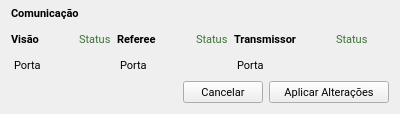
                <widget class="QFrame" name="comm">
                 <property name="sizePolicy">
                  <sizepolicy hsizetype="Expanding" vsizetype="Preferred">
                   <horstretch>0</horstretch>
                   <verstretch>0</verstretch>
                  </sizepolicy>
                 </property>
                 <property name="minimumSize">
                  <size>
                   <width>397</width>
                   <height>0</height>
                  </size>
                 </property>
                 <property name="frameShape">
                  <enum>QFrame::Shape::NoFrame</enum>
                 </property>
                 <layout class="QVBoxLayout" name="verticalLayout_13">
                  <property name="topMargin">
                   <number>3</number>
                  </property>
                  <item>
                   <widget class="QFrame" name="commHeader">
                    <property name="sizePolicy">
                     <sizepolicy hsizetype="Expanding" vsizetype="Fixed">
                      <horstretch>0</horstretch>
                      <verstretch>0</verstretch>
                     </sizepolicy>
                    </property>
                    <property name="frameShape">
                     <enum>QFrame::Shape::NoFrame</enum>
                    </property>
                    <layout class="QHBoxLayout" name="horizontalLayout_19">
                     <property name="spacing">
                      <number>0</number>
                     </property>
                     <property name="leftMargin">
                      <number>0</number>
                     </property>
                     <property name="topMargin">
                      <number>0</number>
                     </property>
                     <property name="rightMargin">
                      <number>0</number>
                     </property>
                     <property name="bottomMargin">
                      <number>0</number>
                     </property>
                     <item>
                      <widget class="QLabel" name="commTitle">
                       <property name="font">
                        <font>
                         <family>Roboto</family>
                         <pointsize>8</pointsize>
                         <bold>true</bold>
                        </font>
                       </property>
                       <property name="text">
                        <string>Comunicação</string>
                       </property>
                      </widget>
                     </item>
                     <item>
                      <spacer name="commSpacer">
                       <property name="orientation">
                        <enum>Qt::Orientation::Vertical</enum>
                       </property>
                       <property name="sizeHint" stdset="0">
                        <size>
                         <width>40</width>
                         <height>20</height>
                        </size>
                       </property>
                      </spacer>
                     </item>
                    </layout>
                   </widget>
                  </item>
                  <item>
                   <widget class="QFrame" name="commInfoBox">
                    <property name="sizePolicy">
                     <sizepolicy hsizetype="Fixed" vsizetype="Fixed">
                      <horstretch>0</horstretch>
                      <verstretch>0</verstretch>
                     </sizepolicy>
                    </property>
                    <property name="frameShape">
                     <enum>QFrame::Shape::NoFrame</enum>
                    </property>
                    <layout class="QHBoxLayout" name="horizontalLayout_15">
                     <property name="leftMargin">
                      <number>0</number>
                     </property>
                     <property name="topMargin">
                      <number>0</number>
                     </property>
                     <property name="rightMargin">
                      <number>0</number>
                     </property>
                     <property name="bottomMargin">
                      <number>0</number>
                     </property>
                     <item>
                      <layout class="QVBoxLayout" name="visionComm">
                       <item>
                        <widget class="QFrame" name="visionCommHeader">
                         <property name="sizePolicy">
                          <sizepolicy hsizetype="Expanding" vsizetype="Fixed">
                           <horstretch>0</horstretch>
                           <verstretch>0</verstretch>
                          </sizepolicy>
                         </property>
                         <property name="frameShape">
                          <enum>QFrame::Shape::NoFrame</enum>
                         </property>
                         <layout class="QHBoxLayout" name="horizontalLayout_12">
                          <property name="spacing">
                           <number>0</number>
                          </property>
                          <property name="leftMargin">
                           <number>0</number>
                          </property>
                          <property name="topMargin">
                           <number>0</number>
                          </property>
                          <property name="rightMargin">
                           <number>0</number>
                          </property>
                          <property name="bottomMargin">
                           <number>0</number>
                          </property>
                          <item>
                           <widget class="QLabel" name="visionCommLabel">
                            <property name="font">
                             <font>
                              <family>Roboto</family>
                              <pointsize>8</pointsize>
                              <bold>true</bold>
                             </font>
                            </property>
                            <property name="text">
                             <string>Visão</string>
                            </property>
                           </widget>
                          </item>
                          <item>
                           <spacer name="visionCommSpacer">
                            <property name="orientation">
                             <enum>Qt::Orientation::Vertical</enum>
                            </property>
                            <property name="sizeHint" stdset="0">
                             <size>
                              <width>40</width>
                              <height>20</height>
                             </size>
                            </property>
                           </spacer>
                          </item>
                          <item>
                           <widget class="QLabel" name="visionCommStatus">
                            <property name="font">
                             <font>
                              <family>Roboto</family>
                              <pointsize>8</pointsize>
                              <bold>false</bold>
                             </font>
                            </property>
                            <property name="text">
                             <string>&lt;html&gt;&lt;head/&gt;&lt;body&gt;&lt;p&gt;&lt;span style=&quot; color:#3e7239;&quot;&gt;Status&lt;/span&gt;&lt;/p&gt;&lt;/body&gt;&lt;/html&gt;</string>
                            </property>
                           </widget>
                          </item>
                         </layout>
                        </widget>
                       </item>
                       <item>
                        <widget class="QFrame" name="visionCommPortBox">
                         <property name="frameShape">
                          <enum>QFrame::Shape::NoFrame</enum>
                         </property>
                         <layout class="QVBoxLayout" name="verticalLayout_10">
                          <property name="spacing">
                           <number>0</number>
                          </property>
                          <property name="leftMargin">
                           <number>3</number>
                          </property>
                          <property name="topMargin">
                           <number>3</number>
                          </property>
                          <property name="rightMargin">
                           <number>3</number>
                          </property>
                          <property name="bottomMargin">
                           <number>3</number>
                          </property>
                          <item>
                           <widget class="QLabel" name="visionCommPortValue">
                            <property name="font">
                             <font>
                              <family>Roboto</family>
                              <pointsize>8</pointsize>
                             </font>
                            </property>
                            <property name="text">
                             <string>Porta</string>
                            </property>
                            <property name="scaledContents">
                             <bool>false</bool>
                            </property>
                           </widget>
                          </item>
                         </layout>
                        </widget>
                       </item>
                      </layout>
                     </item>
                     <item>
                      <layout class="QVBoxLayout" name="refComm">
                       <item>
                        <widget class="QFrame" name="refCommHeader">
                         <property name="sizePolicy">
                          <sizepolicy hsizetype="Expanding" vsizetype="Fixed">
                           <horstretch>0</horstretch>
                           <verstretch>0</verstretch>
                          </sizepolicy>
                         </property>
                         <property name="frameShape">
                          <enum>QFrame::Shape::NoFrame</enum>
                         </property>
                         <layout class="QHBoxLayout" name="horizontalLayout_13">
                          <property name="spacing">
                           <number>0</number>
                          </property>
                          <property name="leftMargin">
                           <number>0</number>
                          </property>
                          <property name="topMargin">
                           <number>0</number>
                          </property>
                          <property name="rightMargin">
                           <number>0</number>
                          </property>
                          <property name="bottomMargin">
                           <number>0</number>
                          </property>
                          <item>
                           <widget class="QLabel" name="refCommLabel">
                            <property name="font">
                             <font>
                              <family>Roboto</family>
                              <pointsize>8</pointsize>
                              <bold>true</bold>
                             </font>
                            </property>
                            <property name="text">
                             <string>Referee</string>
                            </property>
                           </widget>
                          </item>
                          <item>
                           <spacer name="refCommSpacer">
                            <property name="orientation">
                             <enum>Qt::Orientation::Vertical</enum>
                            </property>
                            <property name="sizeHint" stdset="0">
                             <size>
                              <width>40</width>
                              <height>20</height>
                             </size>
                            </property>
                           </spacer>
                          </item>
                          <item>
                           <widget class="QLabel" name="refCommStatus">
                            <property name="font">
                             <font>
                              <family>Roboto</family>
                              <pointsize>8</pointsize>
                              <bold>false</bold>
                             </font>
                            </property>
                            <property name="text">
                             <string>&lt;html&gt;&lt;head/&gt;&lt;body&gt;&lt;p&gt;&lt;span style=&quot; color:#3e7239;&quot;&gt;Status&lt;/span&gt;&lt;/p&gt;&lt;/body&gt;&lt;/html&gt;</string>
                            </property>
                           </widget>
                          </item>
                         </layout>
                        </widget>
                       </item>
                       <item>
                        <widget class="QFrame" name="refCommPortBox">
                         <property name="frameShape">
                          <enum>QFrame::Shape::NoFrame</enum>
                         </property>
                         <layout class="QVBoxLayout" name="verticalLayout_11">
                          <property name="spacing">
                           <number>0</number>
                          </property>
                          <property name="leftMargin">
                           <number>3</number>
                          </property>
                          <property name="topMargin">
                           <number>3</number>
                          </property>
                          <property name="rightMargin">
                           <number>3</number>
                          </property>
                          <property name="bottomMargin">
                           <number>3</number>
                          </property>
                          <item>
                           <widget class="QLabel" name="refCommPortValue">
                            <property name="font">
                             <font>
                              <family>Roboto</family>
                              <pointsize>8</pointsize>
                             </font>
                            </property>
                            <property name="text">
                             <string>Porta</string>
                            </property>
                           </widget>
                          </item>
                         </layout>
                        </widget>
                       </item>
                      </layout>
                     </item>
                     <item>
                      <layout class="QVBoxLayout" name="transComm">
                       <item>
                        <widget class="QFrame" name="transCommHeader">
                         <property name="sizePolicy">
                          <sizepolicy hsizetype="Expanding" vsizetype="Fixed">
                           <horstretch>0</horstretch>
                           <verstretch>0</verstretch>
                          </sizepolicy>
                         </property>
                         <property name="frameShape">
                          <enum>QFrame::Shape::NoFrame</enum>
                         </property>
                         <layout class="QHBoxLayout" name="horizontalLayout_14">
                          <property name="spacing">
                           <number>0</number>
                          </property>
                          <property name="leftMargin">
                           <number>0</number>
                          </property>
                          <property name="topMargin">
                           <number>0</number>
                          </property>
                          <property name="rightMargin">
                           <number>0</number>
                          </property>
                          <property name="bottomMargin">
                           <number>0</number>
                          </property>
                          <item>
                           <widget class="QLabel" name="transCommLabel">
                            <property name="font">
                             <font>
                              <family>Roboto</family>
                              <pointsize>8</pointsize>
                              <bold>true</bold>
                             </font>
                            </property>
                            <property name="text">
                             <string>Transmissor</string>
                            </property>
                           </widget>
                          </item>
                          <item>
                           <spacer name="transCommSpacer">
                            <property name="orientation">
                             <enum>Qt::Orientation::Vertical</enum>
                            </property>
                            <property name="sizeHint" stdset="0">
                             <size>
                              <width>40</width>
                              <height>20</height>
                             </size>
                            </property>
                           </spacer>
                          </item>
                          <item>
                           <widget class="QLabel" name="transCommStatus">
                            <property name="font">
                             <font>
                              <family>Roboto</family>
                              <pointsize>8</pointsize>
                              <bold>false</bold>
                             </font>
                            </property>
                            <property name="text">
                             <string>&lt;html&gt;&lt;head/&gt;&lt;body&gt;&lt;p&gt;&lt;span style=&quot; color:#3e7239;&quot;&gt;Status&lt;/span&gt;&lt;/p&gt;&lt;/body&gt;&lt;/html&gt;</string>
                            </property>
                           </widget>
                          </item>
                         </layout>
                        </widget>
                       </item>
                       <item>
                        <widget class="QFrame" name="transCommPortBox">
                         <property name="frameShape">
                          <enum>QFrame::Shape::NoFrame</enum>
                         </property>
                         <layout class="QVBoxLayout" name="verticalLayout_12">
                          <property name="spacing">
                           <number>0</number>
                          </property>
                          <property name="leftMargin">
                           <number>3</number>
                          </property>
                          <property name="topMargin">
                           <number>3</number>
                          </property>
                          <property name="rightMargin">
                           <number>3</number>
                          </property>
                          <property name="bottomMargin">
                           <number>3</number>
                          </property>
                          <item>
                           <widget class="QLabel" name="transCommPortValue">
                            <property name="font">
                             <font>
                              <family>Roboto</family>
                              <pointsize>8</pointsize>
                             </font>
                            </property>
                            <property name="text">
                             <string>Porta</string>
                            </property>
                           </widget>
                          </item>
                         </layout>
                        </widget>
                       </item>
                      </layout>
                     </item>
                    </layout>
                   </widget>
                  </item>
                  <item>
                   <widget class="QFrame" name="commButtons">
                    <property name="sizePolicy">
                     <sizepolicy hsizetype="Expanding" vsizetype="Fixed">
                      <horstretch>0</horstretch>
                      <verstretch>0</verstretch>
                     </sizepolicy>
                    </property>
                    <property name="frameShape">
                     <enum>QFrame::Shape::NoFrame</enum>
                    </property>
                    <layout class="QHBoxLayout" name="horizontalLayout_20">
                     <property name="spacing">
                      <number>6</number>
                     </property>
                     <property name="leftMargin">
                      <number>0</number>
                     </property>
                     <property name="topMargin">
                      <number>0</number>
                     </property>
                     <property name="rightMargin">
                      <number>0</number>
                     </property>
                     <property name="bottomMargin">
                      <number>0</number>
                     </property>
                     <item>
                      <spacer name="commButtonsSpacer">
                       <property name="orientation">
                        <enum>Qt::Orientation::Vertical</enum>
                       </property>
                       <property name="sizeHint" stdset="0">
                        <size>
                         <width>172</width>
                         <height>16</height>
                        </size>
                       </property>
                      </spacer>
                     </item>
                     <item>
                      <widget class="QPushButton" name="commCancelButton">
                       <property name="sizePolicy">
                        <sizepolicy hsizetype="Fixed" vsizetype="Fixed">
                         <horstretch>0</horstretch>
                         <verstretch>0</verstretch>
                        </sizepolicy>
                       </property>
                       <property name="minimumSize">
                        <size>
                         <width>70</width>
                         <height>20</height>
                        </size>
                       </property>
                       <property name="font">
                        <font>
                         <family>Roboto</family>
                         <pointsize>8</pointsize>
                        </font>
                       </property>
                       <property name="cursor">
                        <cursorShape>PointingHandCursor</cursorShape>
                       </property>
                       <property name="styleSheet">
                        <string notr="true"/>
                       </property>
                       <property name="text">
                        <string>Cancelar</string>
                       </property>
                      </widget>
                     </item>
                     <item>
                      <widget class="QPushButton" name="commAlterButton">
                       <property name="sizePolicy">
                        <sizepolicy hsizetype="Fixed" vsizetype="Fixed">
                         <horstretch>0</horstretch>
                         <verstretch>0</verstretch>
                        </sizepolicy>
                       </property>
                       <property name="minimumSize">
                        <size>
                         <width>120</width>
                         <height>20</height>
                        </size>
                       </property>
                       <property name="font">
                        <font>
                         <family>Roboto</family>
                         <pointsize>8</pointsize>
                        </font>
                       </property>
                       <property name="cursor">
                        <cursorShape>PointingHandCursor</cursorShape>
                       </property>
                       <property name="styleSheet">
                        <string notr="true"/>
                       </property>
                       <property name="text">
                        <string>Aplicar Alterações</string>
                       </property>
                      </widget>
                     </item>
                    </layout>
                   </widget>
                  </item>
                 </layout>
                </widget>
